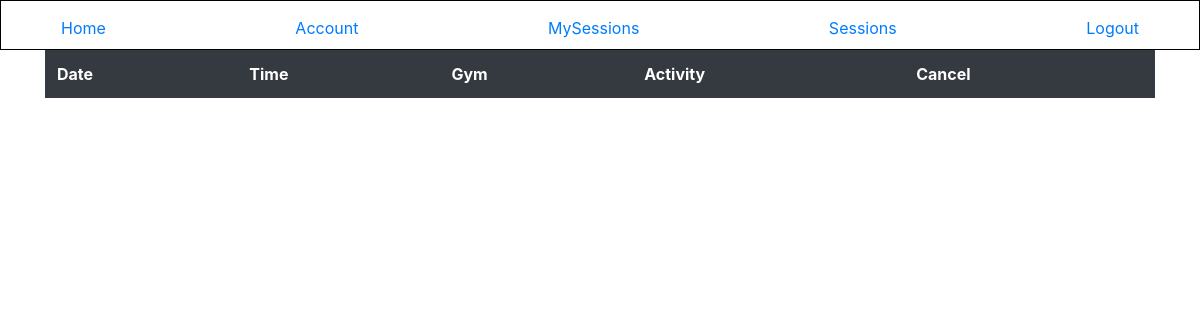
/account/nancymuscle/sessions (signed in), run on an earlier commit of the app's database.
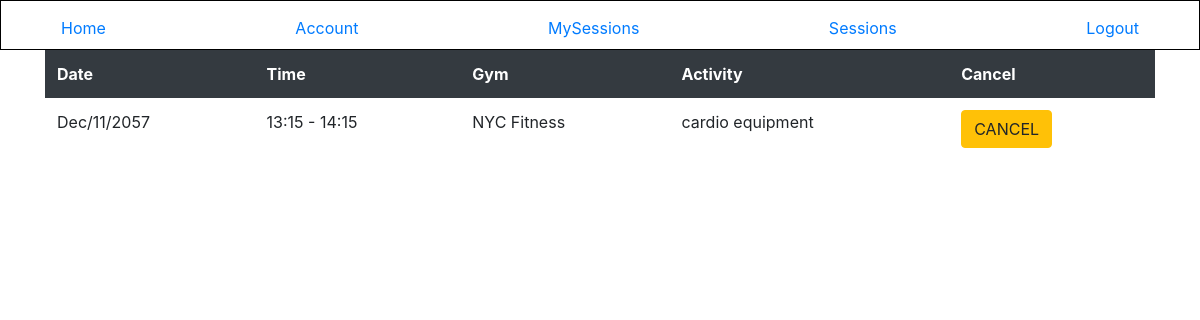
And on a later commit of the database.
### gym_reservation/models/gym.py (models this page shows, shortened)
class Gym(db.Model):
    id = db.Column(db.Integer, primary_key=True)
    name = db.Column(db.String(20), unique=True, nullable=False)
    address = db.Column(db.String(120), nullable=False)
    phone = db.Column(db.String(12), nullable=False)
    email = db.Column(db.String(120), unique=True, nullable=False)
    sessions = db.relationship("GymSession")

### gym_reservation/models/gym_session.py (models this page shows, shortened)
class GymSession(db.Model):
    id = db.Column(db.Integer, primary_key=True)
    time_start = db.Column(db.DateTime, nullable=False, default=datetime.utcnow)
    time_end = db.Column(db.DateTime, nullable=False, default=datetime.utcnow)
    gym_id = db.Column(db.Integer, db.ForeignKey("gym.id"), nullable=False)
    capacity = db.Column(db.Integer, nullable=False)
    spots_remaining = db.Column(db.Integer, nullable=False)
    activity = db.Column(db.String, nullable=False)

### gym_reservation/accounts/routes.py (the view)
@accounts.route("/account/<username>/sessions", methods=["GET"])
@login_required
def user_sessions(username):
    if username == current_user.username:
        user_sessions = current_user.sessions
        gyms_and_sessions = convert_user_sessions_to_gym_sessions(user_sessions)
        return render_template("user_sessions.html", title="MySessions", sessions=gyms_and_sessions)
    else:
        return redirect(url_for("main.home"))

### gym_reservation/accounts/utils.py (called while the page is built)
def convert_user_sessions_to_gym_sessions(user_sessions):
    gym_sessions = []
    registered_session_ids = [s.session_id for s in user_sessions]
    gyms_and_sessions = db.session\
    .query(GymSession)\
    .filter(GymSession.time_start >= datetime.now())\
    .join(Gym)
    for user_session in user_sessions:
        gym_session = db.session\
        .query(GymSession)\
        .filter_by(id=user_session.session_id)\
        .filter(GymSession.time_end >= datetime.now())\
        .first()
        if gym_session:
            gym_session = gym_session.__dict__
            gym_session["name"] = Gym.query.filter_by(id=gym_session["gym_id"]).first().name
        gym_sessions.append(gym_session)
    gym_sessions = sorted(gym_sessions, key=lambda k: k["time_start"])
    return gym_sessions

### gym_reservation/models/user.py (called while the page is built)
@login_manager.user_loader
def load_user(user_id):
    return User.query.get(int(user_id))

### gym_reservation/templates/user_sessions.html
{% extends "layout.html" %}
{% block content %}
<body>
    <table style="width:100%" class="table table-hover table-borderless">
        <thead class="thead-dark">
            <tr>
                <th>Date</th>
                <th>Time</th>
                <th>Gym</th>
                <th>Activity</th>
                <th>Cancel</th>
            </tr>
        </thead>
        <tbody>
            {% for session in sessions %}
                <tr>
                    {% if session is not none %}
                        <td>{{ session.time_start.strftime("%b/%d/%Y") }}</td>
                        <td>{{ session.time_start.strftime("%H:%M") }} - {{ session.time_end.strftime("%H:%M") }}</td>
                        <td>{{ session.name }}</td>
                        <td>{{ session.activity }}</td>
                        <td>
                            <a href="{{ url_for("account.cancel_session", id=session.id, username=current_user.username) }}"><button class="btn btn-warning">CANCEL</button></a>
                        </td>
                    {% else %}
                        NONE
                    {% endif %}
                </tr>
            {% endfor %}
        </tbody>
    </table>
</body>
{% endblock content %}

### gym_reservation/templates/layout.html (shortened to what this page needs)
<!DOCTYPE html>
<html lang="en">
<head>
    {% block styles %}
        <link rel="stylesheet" href="https://stackpath.bootstrapcdn.com/bootstrap/4.5.2/css/bootstrap.min.css">
        <link rel="stylesheet", href="{{ url_for('static', filename='css/layout.css') }}">
    {% endblock styles %}
</head>
<body>
    {% if current_user.is_authenticated %}
        <header class="site-header">
            <nav class="navbar navbar-expand-md fixed-top">
                <div class="container">
                    <a class="nav-item nav-link" href="{{ url_for("main.home") }}">Home</a>
                    <a
                        class="nav-item nav-link"
                        href="{{ url_for("account.account", username=current_user.username) }}">
                        Account
                    </a>
                    <a
                        class="nav-item nav-link"
                        href="{{ url_for("account.user_sessions", username=current_user.username) }}">
                        MySessions
                    </a>
                    <a class="nav-item nav-link" href="{{ url_for("sessions.gym_sessions") }}">Sessions</a>
                    <a class="nav-item nav-link" href="{{ url_for("account.logout", username=current_user.username) }}">Logout</a>
                </div>
            </nav>
        </header>
    {% endif %}
    <main role="main" class="container">
        {% block content %}{% endblock %}
    </main>
</body>

### gym_reservation/static/css/layout.css (style rules this page uses)
.site-header { padding: 1.5rem; border: 1px solid black; }

What changed in the data, as far as the page shows it:
now on this page (row unchanged): Gym: name "NYC Fitness"
now on this page (row edited): GymSession: activity "cardio equipment"
Also different on the page:
new list line: "Dec/11/2057 13:15 - 14:15 CANCEL"
